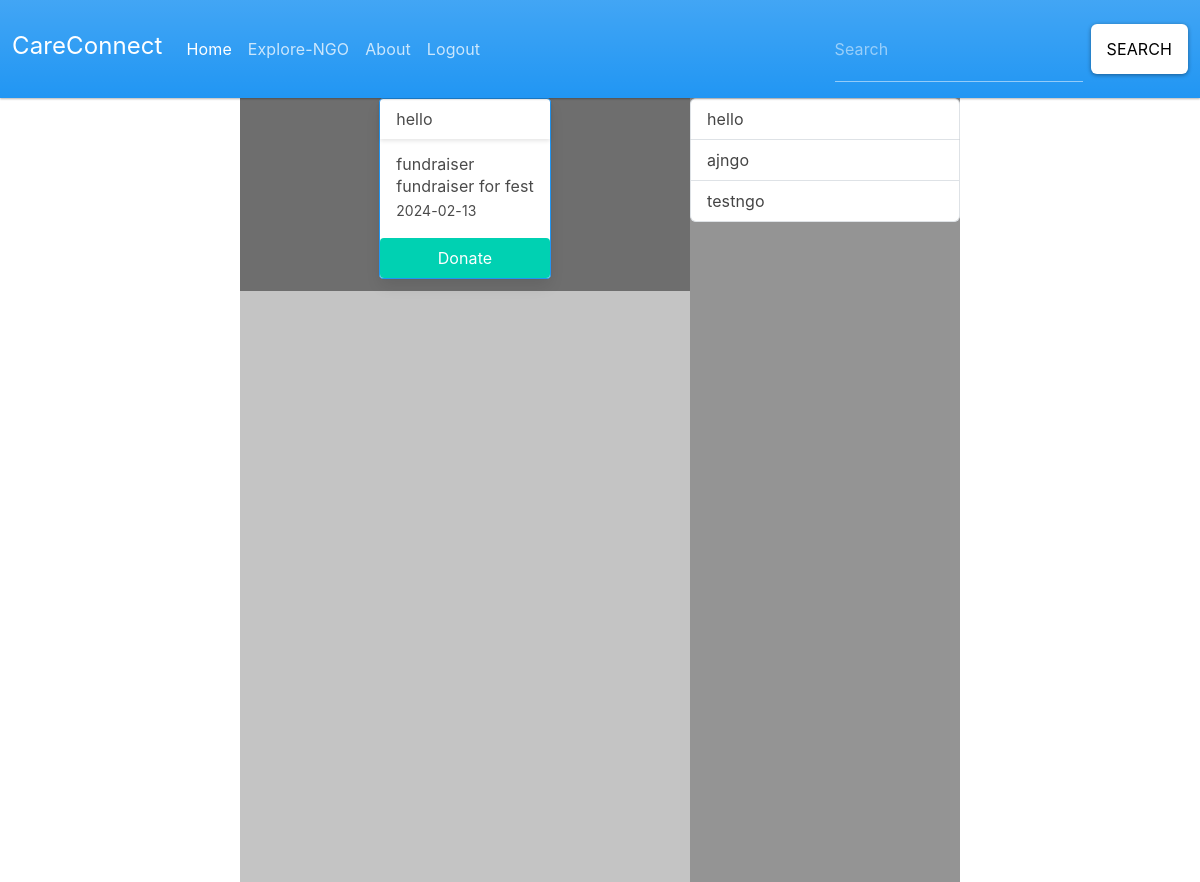
/user_home (signed in), run on an earlier commit of the app's database.
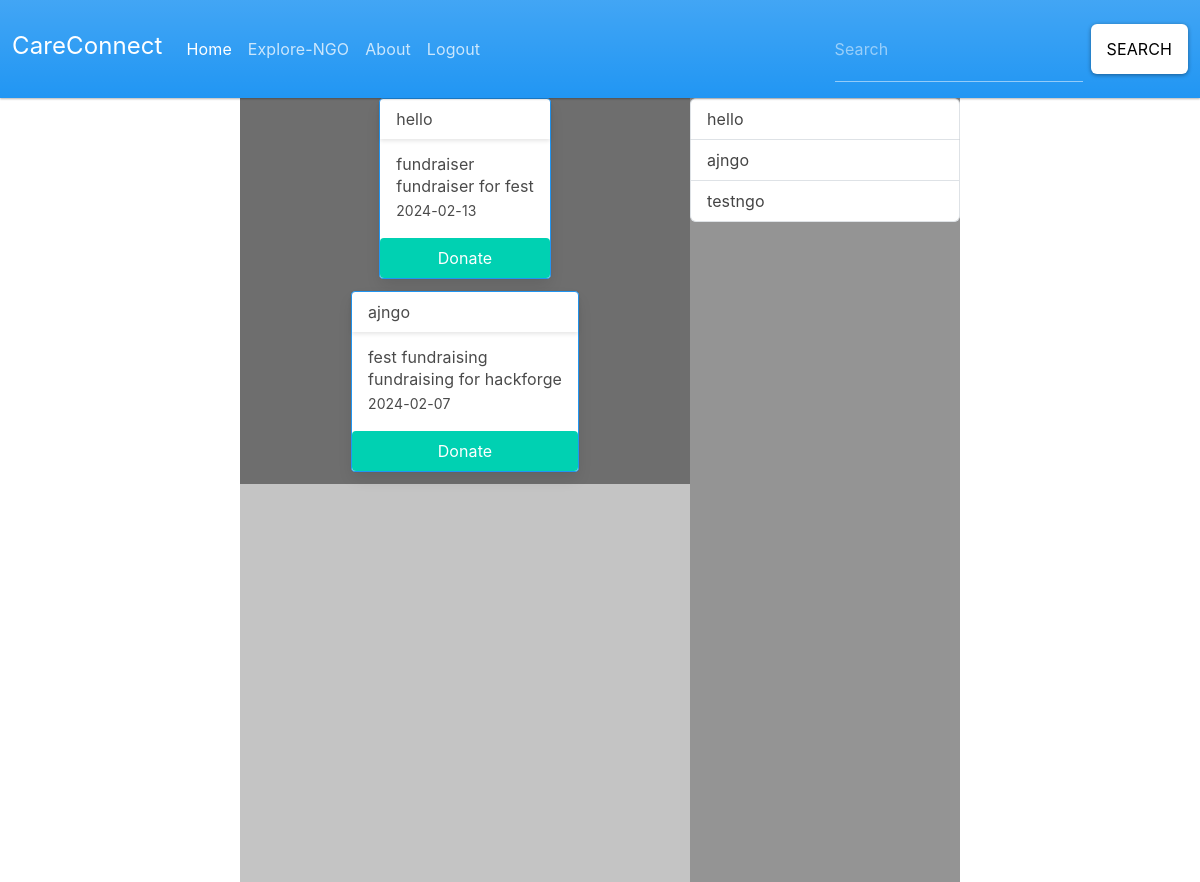
And on a later commit of the database.
### tables this page shows
CREATE TABLE posts (ngo_name TEXT NOT NULL, post_title TEXT NOT NULL, post_description TEXT NOT NULL, likes INTEGER, date TEXT NOT NULL);

CREATE TABLE ngo (ngo_id INTEGER PRIMARY KEY NOT NULL, name TEXT NOT NULL, email TEXT NOT NULL, hash TEXT NOT NULL);

### app.py (the view)
@app.route("/user_home")
@login_required
def user_home():
    sub_posts=[]
    sub_petitions=[]
    name = db.execute("SELECT username FROM users WHERE user_id = ?", session["user_id"])
    sub_ngo = db.execute("SELECT name FROM ngo")
    sub_posts = db.execute("SELECT * FROM posts")
    sub_petitions = db.execute("SELECT * FROM petitions")
    return render_template("user_home.html", ngo=sub_ngo, posts=sub_posts, petitions=sub_petitions)

### app.py (called while the page is built)
@app.after_request
def after_request(response):
    response.headers["Cache-Control"] = "no-cache, no-store, must-revalidate"
    response.headers["Expires"] = 0
    response.headers["Pragma"] = "no-cache"
    return response

### helpers.py (called while the page is built)
def login_required(f):
    @wraps(f)
    def decorated_function(*args, **kwargs):
        if session.get("user_id") is None:
            return redirect("/login")
        return f(*args, **kwargs)
    return decorated_function

### templates/user_home.html (shortened to what this page needs)
<!DOCTYPE html>
<html lang="en">
<head>
    <link href="https://cdn.jsdelivr.net/npm/bootstrap@5.1.3/dist/css/bootstrap.min.css" rel="stylesheet">
    <link rel="stylesheet" href="https://bootswatch.com/5/materia/bootstrap.css">
    <link rel="stylesheet" href="https://cdn.jsdelivr.net/npm/bulma@0.9.0/css/bulma.min.css">
</head>
<body>
    <nav class="navbar navbar-expand-lg bg-primary" data-bs-theme="dark">
        <div class="container-fluid">
          <a class="navbar-brand" href="#">CareConnect</a>
          <div class="collapse navbar-collapse" id="navbarColor01">
            <ul class="navbar-nav me-auto">
              <li class="nav-item">
                <a class="nav-link active" href="/">Home
                </a>
              </li>
              <li class="nav-item">
                <a class="nav-link" href="/explore_ngo">Explore-NGO</a>
              </li>
              <li class="nav-item">
                <a class="nav-link" href="#">About</a>
              </li>
              <li class="nav-item">
                <a class="nav-link" href="/logout">Logout</a>
              </li>
            </ul>
            <form class="d-flex">
              <input class="form-control me-sm-2" type="search" placeholder="Search">
              <button class="btn btn-secondary my-2 my-sm-0" type="submit">Search</button>
            </form>
          </div>
        </div>
      </nav>
    <div class="page-con-center">
        <div class="page-container">
            <div class="center">
                <div class="feed">
                    {% for i in posts %}
                    <div class="user-feed-post">
                        <div class="card border-primary mb-3" style="max-width: 20rem;">
                            <div class="card-header">{{ i["ngo_name"] }}</div>
                            <div class="card-body">
                                <h1>{{ i["post_title"] }}</h1>
                            <p class="card-text">{{ i["post_description"] }}</p>
                            <small>{{ i["date"] }}</small>
                            </div>
                            <button class="button is-primary" id="submitBtn" type="button">Donate</button>
                        </div>
                    </div>
                    {% endfor %}
                </div>
            </div>
            <div class="subscribed">
                <ul class="list-group">
                    {% for row in ngo %}
                    <li class="list-group-item d-flex justify-content-between align-items-center">
                        {{ row["name"] }}
                    </li>
                    {% endfor %}
                </ul>
            </div>
        </div>
    </div>
</body>
</html>

### templates/user_home.html (style rules this page uses)
.page-con-center { display: flex; flex-direction: column; justify-content: center; align-items: center; }
.page-container { background-color: rgb(206, 206, 206); display: flex; flex-direction: row; height: 98vh; width: 60vw; align-items: stretch; }
.center { background-color: rgb(196, 196, 196); display: flex; flex-direction: column; flex: 5; }
.button { background-color: rgb(122, 122, 122); }
.feed { background-color:rgb(110, 110, 110); }
.subscribed { background-color: rgb(148, 148, 148); flex: 3; }
.user-feed-post { position: relative; display: flex; justify-content: center; align-self: center; }

What changed in the data, as far as the page shows it:
added posts: ngo_name "ajngo", post_title "fest fundraising", post_description "fundraising for hackforge", date "2024-02-07"
